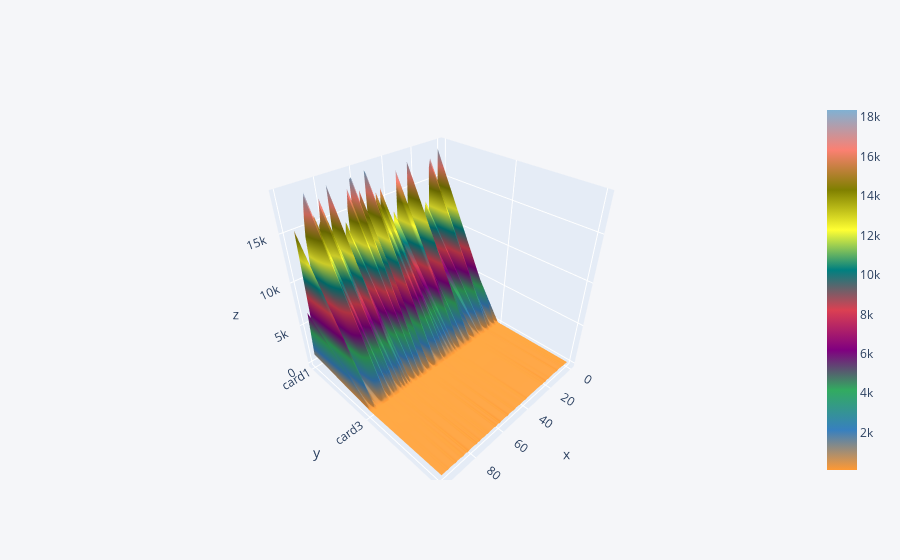

The cell this chart's notebook holds for it:
### Code cell
df = pd.DataFrame(data[['card1', 'card3', 'card5']])

df.iplot(kind='surface')

### Figure 1 — Plotly figure (JSON) as saved in the notebook; plotly's stock layout.template omitted (floating-point values rounded to 4 significant figures; data arrays with more than 128 entries replaced by an {"elided": "..."} marker saying what was removed)
{"data": [{"colorscale": [[0, "rgb(255, 153, 51)"], [0.1111, "rgb(55, 128, 191)"], [0.2222, "rgb(50, 171, 96)"], [0.3333, "rgb(128, 0, 128)"], [0.4444, "rgb(219, 64, 82)"], [0.5556, "rgb(0, 128, 128)"], [0.6667, "rgb(255, 255, 51)"], [0.7778, "rgb(128, 128, 0)"], [0.8889, "rgb(251, 128, 114)"], [1, "rgb(128, 177, 211)"]], "type": "surface", "x": [0, 1, 2, 3, 4, 5, 6, 7, 8, 9, 10, 11, 12, 13, 14, 15, 16, 17, 18, 19, 20, 21, 22, 23, 24, 25, 26, 27, 28, 29, 30, 31, 32, 33, 34, 35, 36, 37, 38, 39, 40, 41, 42, 43, 44, 45, 46, 47, 48, 49, 50, 51, 52, 53, 54, 55, 56, 57, 58, 59, 60, 61, 62, 63, 64, 65, 66, 67, 68, 69, 70, 71, 72, 73, 74, 75, 76, 77, 78, 79, 80, 81, 82, 83, 84, 85, 86, 87, 88, 89, 90, 91, 92, 93, 94, 95, 96, 97, 98, 99], "y": ["card1", "card3", "card5"], "z": {"elided": "3x100 int values"}}], "layout": {"legend": {"bgcolor": "#F5F6F9", "font": {"color": "#4D5663"}}, "paper_bgcolor": "#F5F6F9", "plot_bgcolor": "#F5F6F9", "title": {"font": {"color": "#4D5663"}}, "xaxis": {"gridcolor": "#E1E5ED", "showgrid": true, "tickfont": {"color": "#4D5663"}, "title": {"font": {"color": "#4D5663"}, "text": ""}, "zerolinecolor": "#E1E5ED"}, "yaxis": {"gridcolor": "#E1E5ED", "showgrid": true, "tickfont": {"color": "#4D5663"}, "title": {"font": {"color": "#4D5663"}, "text": ""}, "zerolinecolor": "#E1E5ED"}}}
